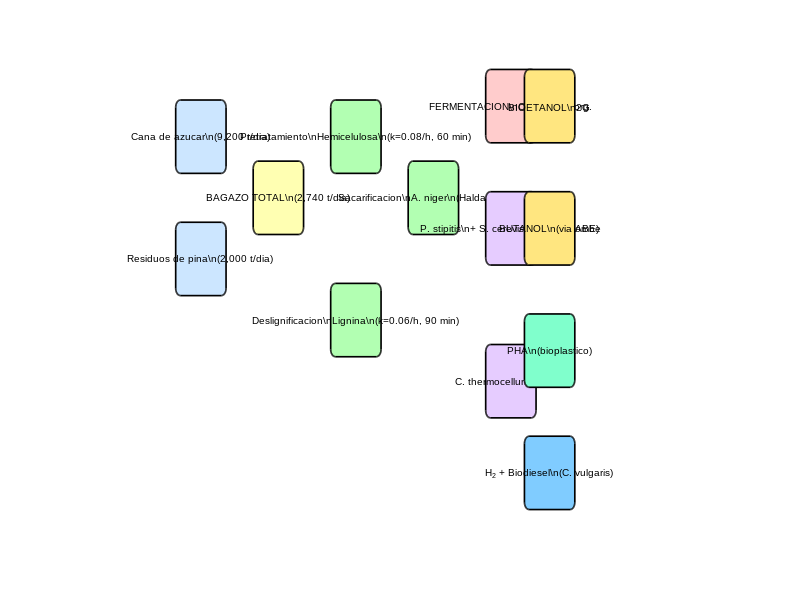

This figure's MATLAB source: (Note: this script raises an error after producing the figure.)
%% ========================================================================
%  FIGURAS 7 y 3 - DIAGRAMA DE FLUJO Y BALANCE DE MASA
%  ========================================================================

%% ---- FIGURA 7: Diagrama de Flujo de la Biorrefineria ----
figure('Position', [100 100 1200 800]);
axis off; hold on;

boxes = {
    0.05, 0.85, 'Cana de azucar\n(9,200 t/dia)', [0.8 0.9 1];
    0.05, 0.65, 'Residuos de pina\n(2,000 t/dia)', [0.8 0.9 1];
    0.25, 0.75, 'BAGAZO TOTAL\n(2,740 t/dia)', [1 1 0.7];
    0.45, 0.85, 'Pretratamiento\nHemicelulosa\n(k=0.08/h, 60 min)', [0.7 1 0.7];
    0.45, 0.55, 'Deslignificacion\nLignina\n(k=0.06/h, 90 min)', [0.7 1 0.7];
    0.65, 0.75, 'Sacarificacion\nA. niger\n(Haldane, 72 h)', [0.7 1 0.7];
    0.85, 0.90, 'FERMENTACION\nConsortio 8 org.', [1 0.8 0.8];
    0.85, 0.70, 'P. stipitis\n+ S. cerevisiae\n+ S. pombe', [0.9 0.8 1];
    0.85, 0.45, 'C. thermocellum\n(CBP)', [0.9 0.8 1];
    0.95, 0.90, 'BIOETANOL\n2G', [1 0.9 0.5];
    0.95, 0.70, 'BUTANOL\n(via ABE)', [1 0.9 0.5];
    0.95, 0.50, 'PHA\n(bioplastico)', [0.5 1 0.8];
    0.95, 0.30, 'H_2 + Biodiesel\n(C. vulgaris)', [0.5 0.8 1];
};

w = 0.13; h = 0.12;
for i = 1:size(boxes,1)
    bx = boxes{i,1}; by = boxes{i,2}; bt = boxes{i,3}; bc = boxes{i,4};
    rectangle('Position', [bx-w/2, by-h/2, w, h], 'Curvature', 0.2, ...
        'FaceColor', bc, 'EdgeColor', 'k', 'LineWidth', 1.2);
    text(bx, by, bt, 'HorizontalAlignment', 'center', 'FontSize', 7, ...
        'FontName', 'Arial');
end

arrows = [1,3; 2,3; 3,4; 3,5; 4,6; 5,6; 6,7; 7,8; 7,9; 8,10; 8,11; 9,12; 9,13];
for i = 1:size(arrows,1)
    idx_from = arrows(i,1); idx_to = arrows(i,2);
    x1 = boxes{idx_from,1}; y1 = boxes{idx_from,2};
    x2 = boxes{idx_to,1}; y2 = boxes{idx_to,2};
    annotate('arrow', [x1 x2], [y1 y2]);
end

title('Diagrama de Flujo - Biorrefineria Integrada BPC', 'FontSize', 14, 'FontName', 'Arial');
saveas(gcf, 'Fig07_Diagrama_Flujo_Biorrefineria.png');

%% ---- FIGURA 8: Balance de Masa (Barras horizontales) ----
figure('Position', [100 100 1000 700]);

categorias = {'Cana entrante', 'Pina entrante', 'Bagazo total', ...
    'Celulosa (42%)', 'Hemicelulosa (25%)', 'Lignina (20%)', ...
    'Celulosa limpia (95%)', 'Xilosa liberada', 'Glucosa (x1.11)', ...
    'Etanol estimado', 'Butanol estimado', 'PHA estimado', 'H2 potencial', 'Biodiesel'};

valores = [9200, 2000, 2740, 1151.4, 685.4, 548.3, 1093.8, 680, 1214.1, ...
    480, 180, 210, 50, 55];

colores_bar = [0.3 0.6 1; 0.3 0.8 0.6; 0.9 0.8 0.3; 0.6 0.9 0.6; ...
    0.6 0.9 0.6; 0.6 0.9 0.6; 0.4 0.8 0.4; 0.8 0.6 1; 0.9 0.9 0.5; ...
    1 0.6 0.4; 1 0.5 0.5; 0.5 1 0.8; 0.5 0.7 1; 0.7 0.9 0.5];

barh(valores, 'FaceColor', 'flat');
for i = 1:length(valores)
    patch([0 valores(i)], [i-0.4 i-0.4; i-0.4 i-0.4], ...
        'FaceColor', colores_bar(i,:), 'EdgeColor', 'k');
end
barh(valores);
set(gca, 'YTickLabel', categorias, 'FontSize', 10, 'FontName', 'Arial');
xlabel('Toneladas por dia (t/dia)', 'FontSize', 12, 'FontName', 'Arial');
title('Balance de Masa - Biorrefineria BPC', 'FontSize', 14, 'FontName', 'Arial');
grid on;
saveas(gcf, 'Fig03_Balance_Masa.png');

close all;
fprintf('  -> Figuras 7, 8 generadas.\n');
